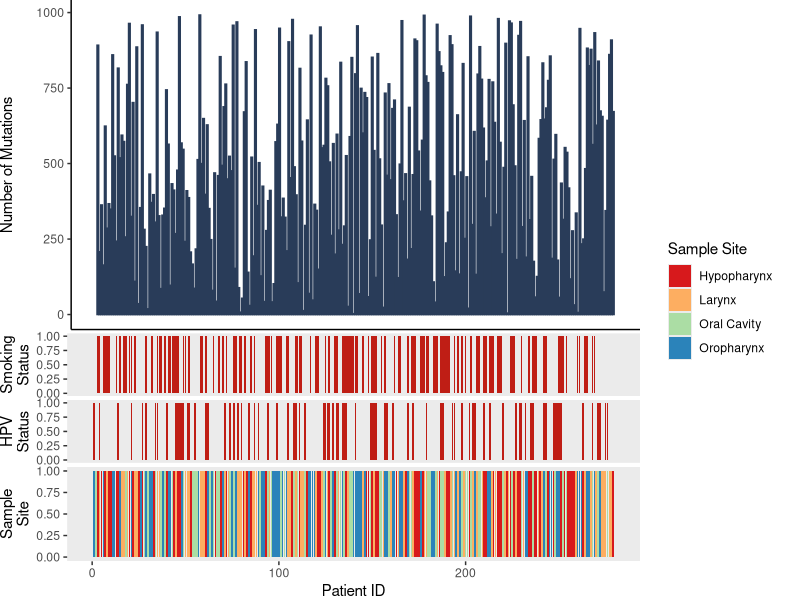

R code for this plot:

####################
## EXAMPLE 4
###################

library(gridExtra)
library(grid)
library(ggplot2)

## Generate data to look like mutational data from patients
set.seed(1)
pt_id = c(1:279) # DEFINE PATIENT IDs
smoke = rbinom(279,1,0.5) # DEFINE SMOKING STATUS
hpv = rbinom(279,1,0.3) # DEFINE HPV STATUS
data = data.frame(pt_id, smoke, hpv) # PRODUCE DATA FRAME

data$site = sample(1:4, 279, replace = T)
data$site[data$site == 1] = "Hypopharynx"
data$site[data$site == 2] = "Larynx"
data$site[data$site == 3] = "Oral Cavity"
data$site[data$site == 4] = "Oropharynx"
data$site_known = 1 

data$freq = sample(1:1000, 279, replace = F)

## Make the actual plot
bar <- ggplot(data, aes(x = pt_id, y = freq)) + geom_bar(stat = "identity", color="#293c59", fill="#293c59") +theme_classic()+     
  theme(axis.title.x = element_blank(), axis.ticks.x = element_blank(), axis.text.x = element_blank()) + 
  ylab("Number of Mutations")
# DEFINE BINARY PLOTS

smoke_status <- ggplot(data, aes(x=pt_id, y=smoke)) + geom_bar(fill="#bf1e15",stat="identity") + 
  theme(legend.position = "none", axis.title.x = element_blank(), axis.ticks.x = element_blank(), axis.text.x = element_blank(),
        panel.grid.major = element_blank(), panel.grid.minor = element_blank()) + ylab("Smoking\nStatus")

hpv_status <- ggplot(data, aes(x=pt_id, y = hpv)) + geom_bar(fill="#bf1e15",stat="identity") + 
  theme(legend.position = "none", axis.title.x = element_blank(), axis.ticks.x = element_blank(), axis.text.x = element_blank(),
        panel.grid.major = element_blank(), panel.grid.minor = element_blank()) + ylab("HPV\nStatus")

site_status <- ggplot(data, aes(x=pt_id, y=site_known, fill = site)) +     geom_bar(stat="identity")+
  theme(panel.grid.major = element_blank(), panel.grid.minor = element_blank())+ 
  scale_fill_brewer(palette = "Spectral", name="Sample Site")+
  xlab("Patient ID")+ylab("Sample\nSite")


# move legend to the side
get_leg = function(a.gplot){
  tmp <- ggplot_gtable(ggplot_build(a.gplot))
  leg <- which(sapply(tmp$grobs, function(x) x$name) == "guide-box")
  legend <- tmp$grobs[[leg]]
  legend
}

# Get legend as a separate grob
leg = get_leg(site_status)

# Add a theme element to change the plot margins to remove white space between the plots
thm = theme(plot.margin=unit(c(0,0,0,0),"lines"))

# Left-align the four plots 
# Adapted from: https://stackoverflow.com/a/13295880/496488
gA <- ggplotGrob(bar + thm)
gB <- ggplotGrob(smoke_status + thm)
gC <- ggplotGrob(hpv_status + thm)
gD <- ggplotGrob(site_status + theme(plot.margin=unit(c(0,0,0,0), "lines")) + 
                   guides(fill=FALSE))

maxWidth = grid::unit.pmax(gA$widths[2:5], gB$widths[2:5], gC$widths[2:5], gD$widths[2:5])
gA$widths[2:5] <- as.list(maxWidth)
gB$widths[2:5] <- as.list(maxWidth)
gC$widths[2:5] <- as.list(maxWidth)
gD$widths[2:5] <- as.list(maxWidth)

# Lay out plots and legend
p = grid.arrange(arrangeGrob(gA,gB,gC,gD, heights=c(0.5,0.1,0.1,0.2)),
                 leg, ncol=2, widths=c(0.8,0.2))

